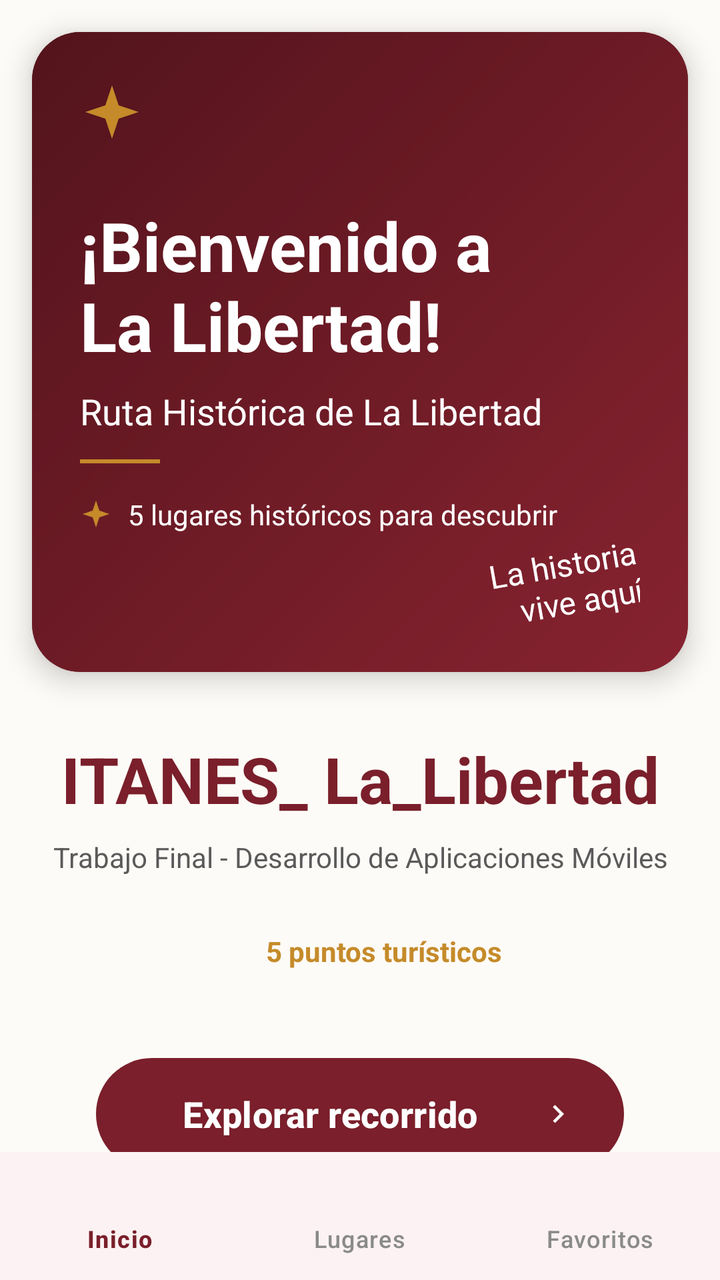
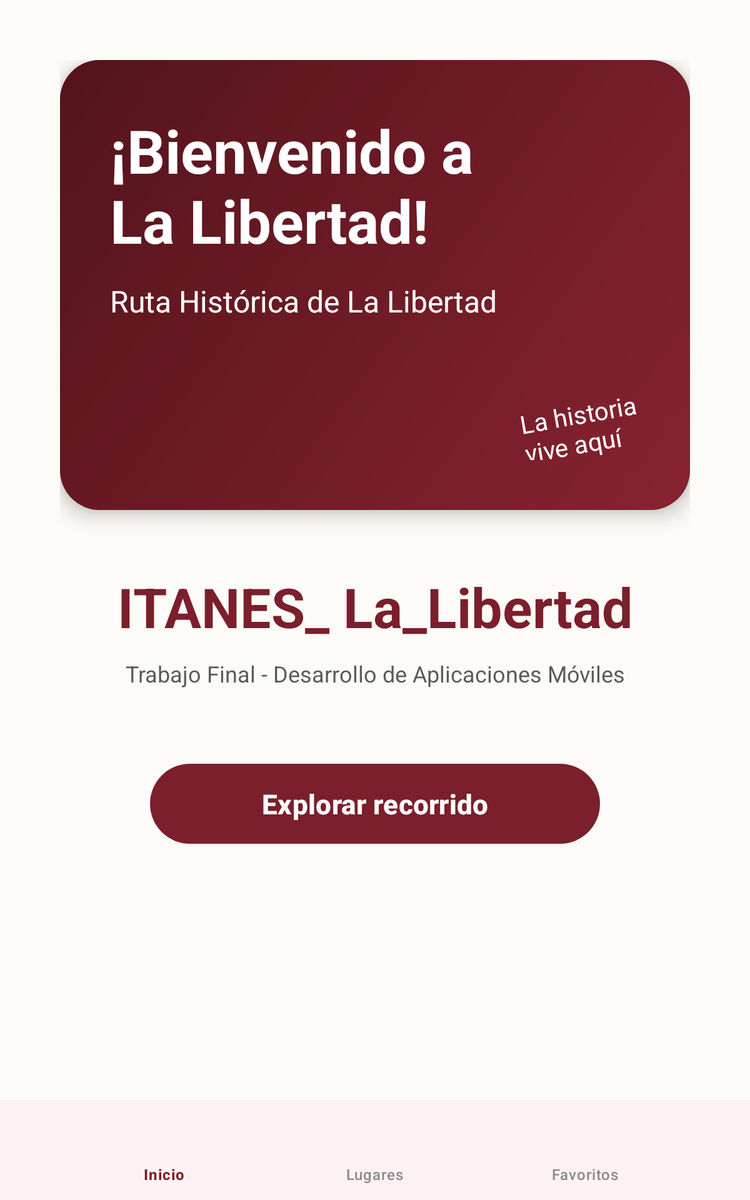

First picture: res/layout/ on a phone held upright. Second picture: the repository's own variant of that layout, on a device whose configuration matches the variant's folder. Source for both follows.
<!-- AndroidManifest.xml: application theme Theme.ITANES_La_Libertad -->
<!-- res/layout/activity_main.xml -->
<?xml version="1.0" encoding="utf-8"?>
<RelativeLayout xmlns:android="http://schemas.android.com/apk/res/android"
    xmlns:app="http://schemas.android.com/apk/res-auto"
    xmlns:tools="http://schemas.android.com/tools"
    android:id="@+id/main"
    android:layout_width="match_parent"
    android:layout_height="match_parent"
    android:background="@color/color_background"
    tools:context=".MainActivity">

    <androidx.constraintlayout.widget.ConstraintLayout
        android:layout_width="match_parent"
        android:layout_height="match_parent"
        android:layout_above="@+id/bottomNavigation">

        
        <androidx.cardview.widget.CardView
            android:id="@+id/cardHero"
            android:layout_width="match_parent"
            android:layout_height="320dp"
            android:layout_margin="16dp"
            app:cardCornerRadius="24dp"
            app:cardElevation="8dp"
            app:layout_constraintTop_toTopOf="parent">

            <FrameLayout
                android:layout_width="match_parent"
                android:layout_height="match_parent">

                
                <ImageView
                    android:id="@+id/imageHero"
                    android:layout_width="match_parent"
                    android:layout_height="match_parent"
                    android:scaleType="centerCrop"
                    android:src="@drawable/hero_placeholder"
                    android:contentDescription="@string/tour_name" />

                
                <View
                    android:layout_width="match_parent"
                    android:layout_height="match_parent"
                    android:background="@drawable/bg_hero_gradient"
                    android:alpha="0.7" />

                <androidx.constraintlayout.widget.ConstraintLayout
                    android:layout_width="match_parent"
                    android:layout_height="match_parent"
                    android:padding="24dp">

                    <ImageView
                        android:layout_width="32dp"
                        android:layout_height="32dp"
                        android:src="@drawable/ic_star_decoration"
                        app:layout_constraintStart_toStartOf="parent"
                        app:layout_constraintTop_toTopOf="parent" />

                    <TextView
                        android:id="@+id/textWelcome"
                        android:layout_width="wrap_content"
                        android:layout_height="wrap_content"
                        android:layout_marginTop="60dp"
                        android:text="@string/welcome_hero_title"
                        android:textColor="@color/white"
                        android:textSize="34sp"
                        android:textStyle="bold"
                        app:layout_constraintStart_toStartOf="parent"
                        app:layout_constraintTop_toTopOf="parent" />

                    <TextView
                        android:id="@+id/textRutaDesc"
                        android:layout_width="wrap_content"
                        android:layout_height="wrap_content"
                        android:layout_marginTop="8dp"
                        android:text="@string/tour_name"
                        android:textColor="@color/white"
                        android:textSize="18sp"
                        app:layout_constraintStart_toStartOf="parent"
                        app:layout_constraintTop_toBottomOf="@+id/textWelcome" />

                    <View
                        android:id="@+id/dividerHero"
                        android:layout_width="40dp"
                        android:layout_height="2dp"
                        android:layout_marginTop="12dp"
                        android:background="@color/color_secondary"
                        app:layout_constraintStart_toStartOf="parent"
                        app:layout_constraintTop_toBottomOf="@+id/textRutaDesc" />

                    <LinearLayout
                        android:layout_width="wrap_content"
                        android:layout_height="wrap_content"
                        android:layout_marginTop="16dp"
                        android:gravity="center_vertical"
                        android:orientation="horizontal"
                        app:layout_constraintStart_toStartOf="parent"
                        app:layout_constraintTop_toBottomOf="@+id/dividerHero">

                        <ImageView
                            android:layout_width="16dp"
                            android:layout_height="16dp"
                            android:src="@drawable/ic_star_decoration"
                            app:tint="@color/color_secondary" />

                        <TextView
                            android:layout_width="wrap_content"
                            android:layout_height="wrap_content"
                            android:layout_marginStart="8dp"
                            android:text="@string/places_discover_count"
                            android:textColor="@color/white"
                            android:textSize="14sp" />
                    </LinearLayout>

                    <TextView
                        android:layout_width="wrap_content"
                        android:layout_height="wrap_content"
                        android:text="@string/hero_decorative_text"
                        android:textColor="@color/white"
                        android:textSize="16sp"
                        android:textAlignment="viewEnd"
                        android:rotation="-10"
                        app:layout_constraintBottom_toBottomOf="parent"
                        app:layout_constraintEnd_toEndOf="parent" />

                </androidx.constraintlayout.widget.ConstraintLayout>
            </FrameLayout>
        </androidx.cardview.widget.CardView>

        <TextView
            android:id="@+id/textAppName"
            android:layout_width="0dp"
            android:layout_height="wrap_content"
            android:layout_marginTop="32dp"
            android:text="@string/app_name"
            android:textColor="@color/color_primary"
            android:textSize="32sp"
            android:textStyle="bold"
            android:textAlignment="center"
            app:layout_constraintEnd_toEndOf="parent"
            app:layout_constraintStart_toStartOf="parent"
            app:layout_constraintTop_toBottomOf="@+id/cardHero" />

        <TextView
            android:id="@+id/textCourse"
            android:layout_width="0dp"
            android:layout_height="wrap_content"
            android:layout_marginTop="8dp"
            android:text="@string/course_title"
            android:textColor="@color/text_secondary"
            android:textSize="14sp"
            android:textAlignment="center"
            app:layout_constraintEnd_toEndOf="parent"
            app:layout_constraintStart_toStartOf="parent"
            app:layout_constraintTop_toBottomOf="@+id/textAppName" />

        <LinearLayout
            android:id="@+id/layoutBadge"
            android:layout_width="wrap_content"
            android:layout_height="wrap_content"
            android:layout_marginTop="20dp"
            android:background="@drawable/bg_badge"
            android:gravity="center"
            android:orientation="horizontal"
            android:paddingHorizontal="16dp"
            android:paddingVertical="8dp"
            app:layout_constraintEnd_toEndOf="parent"
            app:layout_constraintStart_toStartOf="parent"
            app:layout_constraintTop_toBottomOf="@+id/textCourse">

            <ImageView
                android:layout_width="16dp"
                android:layout_height="16dp"
                android:src="@drawable/ic_place"
                app:tint="@color/color_secondary" />

            <TextView
                android:layout_width="wrap_content"
                android:layout_height="wrap_content"
                android:layout_marginStart="8dp"
                android:text="@string/places_count"
                android:textColor="@color/badge_text"
                android:textStyle="bold"
                android:textSize="14sp" />
        </LinearLayout>

        <com.google.android.material.button.MaterialButton
            android:id="@+id/buttonExplore"
            android:layout_width="match_parent"
            android:layout_height="64dp"
            android:layout_marginHorizontal="48dp"
            android:layout_marginTop="32dp"
            android:text="@string/button_explore"
            android:textAllCaps="false"
            android:textColor="@color/white"
            android:textSize="18sp"
            android:textStyle="bold"
            app:backgroundTint="@color/color_primary"
            app:cornerRadius="32dp"
            app:icon="@drawable/ic_chevron_right"
            app:iconGravity="end"
            app:iconPadding="12dp"
            app:iconTint="@color/white"
            app:layout_constraintTop_toBottomOf="@+id/layoutBadge" />

    </androidx.constraintlayout.widget.ConstraintLayout>

    
    <com.google.android.material.bottomnavigation.BottomNavigationView
        android:id="@+id/bottomNavigation"
        android:layout_width="match_parent"
        android:layout_height="wrap_content"
        android:layout_alignParentBottom="true"
        android:minHeight="64dp"
        android:background="@color/color_nav_bg"
        app:itemIconTint="@drawable/nav_item_color_state"
        app:itemTextColor="@drawable/nav_item_color_state"
        app:itemRippleColor="@color/color_nav_indicator"
        app:itemActiveIndicatorStyle="@style/App.CustomIndicator"
        app:elevation="0dp"
        app:menu="@menu/bottom_navigation_menu"
        app:labelVisibilityMode="labeled" />

</RelativeLayout>
<!-- resources referenced by this layout -->
<resources>
  <color name="badge_text">#C58B2A</color>
  <color name="color_background">#FDFBF7</color>
  <color name="color_nav_bg">#FDF2F3</color>
  <color name="color_nav_indicator">#F5D6D9</color>
  <color name="color_primary">#7A1F2B</color>
  <color name="color_secondary">#C58B2A</color>
  <color name="text_secondary">#5A5A5A</color>
  <color name="white">#FFFFFFFF</color>
  <!-- drawable bg_hero_gradient (drawable) -->
  <?xml version="1.0" encoding="utf-8"?>
  <shape xmlns:android="http://schemas.android.com/apk/res/android">
      <gradient
          android:startColor="#9E2A3A"
          android:endColor="#54141D"
          android:angle="135" />
      <corners android:radius="16dp" />
  </shape>
  <!-- drawable hero_placeholder (drawable) -->
  <?xml version="1.0" encoding="utf-8"?>
  <shape xmlns:android="http://schemas.android.com/apk/res/android">
      <solid android:color="@color/color_primary_dark" />
  </shape>
  <!-- drawable ic_chevron_right (drawable) -->
  <vector xmlns:android="http://schemas.android.com/apk/res/android"
      android:width="24dp"
      android:height="24dp"
      android:viewportWidth="24"
      android:viewportHeight="24">
    <path
        android:fillColor="@color/color_primary"
        android:pathData="M10,6L8.59,7.41 13.17,12l-4.58,4.59L10,18l6,-6z"/>
  </vector>
  <!-- drawable ic_star_decoration (drawable) -->
  <vector xmlns:android="http://schemas.android.com/apk/res/android"
      android:width="24dp"
      android:height="24dp"
      android:viewportWidth="24"
      android:viewportHeight="24">
    <path
        android:fillColor="@color/color_secondary"
        android:pathData="M12,2L14.5,9.5L22,12L14.5,14.5L12,22L9.5,14.5L2,12L9.5,9.5L12,2Z"/>
  </vector>
  <!-- drawable nav_item_color_state (drawable) -->
  <selector xmlns:android="http://schemas.android.com/apk/res/android">
      <item android:state_checked="true" android:color="@color/color_nav_selected" />
      <item android:color="@color/color_nav_unselected" />
  </selector>
  <string name="app_name">ITANES_ La_Libertad</string>
  <string name="button_explore">Explorar recorrido</string>
  <string name="course_title">Trabajo Final - Desarrollo de Aplicaciones Móviles</string>
  <string name="hero_decorative_text">La historia\nvive aquí</string>
  <string name="places_count">5 puntos turísticos</string>
  <string name="places_discover_count">5 lugares históricos para descubrir</string>
  <string name="tour_name">Ruta Histórica de La Libertad</string>
  <string name="welcome_hero_title">¡Bienvenido a\nLa Libertad!</string>
  <style name="App.CustomIndicator" parent="Widget.Material3.BottomNavigationView.ActiveIndicator">
          <item name="android:color">@color/color_nav_indicator</item>
          <item name="android:width">60dp</item>
          <item name="android:height">40dp</item>
      </style>
  <style name="Theme.ITANES_La_Libertad" parent="Base.Theme.ITANES_La_Libertad" />
  <color name="color_primary_dark">#54141D</color>
  <color name="color_nav_selected">#7A1F2B</color>
  <color name="color_nav_unselected">#8A8A8A</color>
  <style name="Base.Theme.ITANES_La_Libertad" parent="Theme.Material3.DayNight.NoActionBar">
          
          <item name="colorPrimary">@color/color_primary</item>
          <item name="colorOnPrimary">@color/text_on_primary</item>
          <item name="colorSecondary">@color/color_secondary</item>
          <item name="android:windowBackground">@color/color_background</item>
          <item name="colorSurface">@color/color_surface</item>
          <item name="colorError">@color/color_error</item>
      </style>
  <color name="text_on_primary">#FFFFFF</color>
  <color name="color_surface">#FFFFFF</color>
  <color name="color_error">#B3261E</color>
</resources>
<!-- res/layout-sw600dp/activity_main.xml (the repository's variant of the layout above) -->
<!-- drawn on a 7-inch tablet held upright -->
<?xml version="1.0" encoding="utf-8"?>
<RelativeLayout xmlns:android="http://schemas.android.com/apk/res/android"
    xmlns:app="http://schemas.android.com/apk/res-auto"
    xmlns:tools="http://schemas.android.com/tools"
    android:id="@+id/main"
    android:layout_width="match_parent"
    android:layout_height="match_parent"
    android:background="@color/color_background"
    tools:context=".MainActivity">

    <androidx.constraintlayout.widget.ConstraintLayout
        android:layout_width="match_parent"
        android:layout_height="match_parent"
        android:layout_above="@+id/bottomNavigation"
        android:padding="48dp">

        
        <androidx.cardview.widget.CardView
            android:id="@+id/cardHero"
            android:layout_width="match_parent"
            android:layout_height="360dp"
            app:cardCornerRadius="32dp"
            app:cardElevation="10dp"
            app:layout_constraintTop_toTopOf="parent"
            app:layout_constraintWidth_max="800dp"
            app:layout_constraintStart_toStartOf="parent"
            app:layout_constraintEnd_toEndOf="parent">

            <FrameLayout
                android:layout_width="match_parent"
                android:layout_height="match_parent">

                <ImageView
                    android:id="@+id/imageHero"
                    android:layout_width="match_parent"
                    android:layout_height="match_parent"
                    android:scaleType="centerCrop"
                    android:src="@drawable/hero_placeholder"
                    android:contentDescription="@string/tour_name" />

                <View
                    android:layout_width="match_parent"
                    android:layout_height="match_parent"
                    android:background="@drawable/bg_hero_gradient"
                    android:alpha="0.7" />

                <androidx.constraintlayout.widget.ConstraintLayout
                    android:layout_width="match_parent"
                    android:layout_height="match_parent"
                    android:padding="40dp">

                    <TextView
                        android:id="@+id/textWelcome"
                        android:layout_width="wrap_content"
                        android:layout_height="wrap_content"
                        android:text="@string/welcome_hero_title"
                        android:textColor="@color/white"
                        android:textSize="48sp"
                        android:textStyle="bold"
                        app:layout_constraintStart_toStartOf="parent"
                        app:layout_constraintTop_toTopOf="parent" />

                    <TextView
                        android:id="@+id/textRutaDesc"
                        android:layout_width="wrap_content"
                        android:layout_height="wrap_content"
                        android:layout_marginTop="16dp"
                        android:text="@string/tour_name"
                        android:textColor="@color/white"
                        android:textSize="24sp"
                        app:layout_constraintStart_toStartOf="parent"
                        app:layout_constraintTop_toBottomOf="@+id/textWelcome" />

                    <TextView
                        android:layout_width="wrap_content"
                        android:layout_height="wrap_content"
                        android:text="@string/hero_decorative_text"
                        android:textColor="@color/white"
                        android:textSize="20sp"
                        android:rotation="-10"
                        app:layout_constraintBottom_toBottomOf="parent"
                        app:layout_constraintEnd_toEndOf="parent" />

                </androidx.constraintlayout.widget.ConstraintLayout>
            </FrameLayout>
        </androidx.cardview.widget.CardView>

        <TextView
            android:id="@+id/textAppName"
            android:layout_width="0dp"
            android:layout_height="wrap_content"
            android:layout_marginTop="48dp"
            android:text="@string/app_name"
            android:textColor="@color/color_primary"
            android:textSize="44sp"
            android:textStyle="bold"
            android:textAlignment="center"
            app:layout_constraintEnd_toEndOf="parent"
            app:layout_constraintStart_toStartOf="parent"
            app:layout_constraintTop_toBottomOf="@+id/cardHero"
            app:layout_constraintWidth_max="600dp" />

        <TextView
            android:id="@+id/textCourse"
            android:layout_width="0dp"
            android:layout_height="wrap_content"
            android:layout_marginTop="12dp"
            android:text="@string/course_title"
            android:textColor="@color/text_secondary"
            android:textSize="18sp"
            android:textAlignment="center"
            app:layout_constraintEnd_toEndOf="parent"
            app:layout_constraintStart_toStartOf="parent"
            app:layout_constraintTop_toBottomOf="@+id/textAppName"
            app:layout_constraintWidth_max="600dp" />

        <Button
            android:id="@+id/buttonExplore"
            android:layout_width="0dp"
            android:layout_height="72dp"
            android:layout_marginTop="56dp"
            android:text="@string/button_explore"
            android:textColor="@color/white"
            android:textSize="22sp"
            android:textStyle="bold"
            app:backgroundTint="@color/color_primary"
            app:cornerRadius="36dp"
            app:layout_constraintEnd_toEndOf="parent"
            app:layout_constraintStart_toStartOf="parent"
            app:layout_constraintTop_toBottomOf="@+id/textCourse"
            app:layout_constraintWidth_max="360dp" />

    </androidx.constraintlayout.widget.ConstraintLayout>

    
    <com.google.android.material.bottomnavigation.BottomNavigationView
        android:id="@+id/bottomNavigation"
        android:layout_width="match_parent"
        android:layout_height="wrap_content"
        android:layout_alignParentBottom="true"
        android:minHeight="80dp"
        android:background="@color/color_nav_bg"
        app:itemIconTint="@drawable/nav_item_color_state"
        app:itemTextColor="@drawable/nav_item_color_state"
        app:itemRippleColor="@color/color_nav_indicator"
        app:itemActiveIndicatorStyle="@style/App.CustomIndicator"
        app:elevation="8dp"
        app:menu="@menu/bottom_navigation_menu"
        app:labelVisibilityMode="labeled" />

</RelativeLayout>
<!-- resources referenced by the variant -->
<!-- as a 7-inch tablet held upright resolves them -->
<resources>
  <color name="color_background">#FDFBF7</color>
  <color name="color_nav_bg">#FDF2F3</color>
  <color name="color_nav_indicator">#F5D6D9</color>
  <color name="color_primary">#7A1F2B</color>
  <color name="text_secondary">#5A5A5A</color>
  <color name="white">#FFFFFFFF</color>
  <!-- drawable bg_hero_gradient (drawable) -->
  <?xml version="1.0" encoding="utf-8"?>
  <shape xmlns:android="http://schemas.android.com/apk/res/android">
      <gradient
          android:startColor="#9E2A3A"
          android:endColor="#54141D"
          android:angle="135" />
      <corners android:radius="16dp" />
  </shape>
  <!-- drawable hero_placeholder (drawable) -->
  <?xml version="1.0" encoding="utf-8"?>
  <shape xmlns:android="http://schemas.android.com/apk/res/android">
      <solid android:color="@color/color_primary_dark" />
  </shape>
  <!-- drawable nav_item_color_state (drawable) -->
  <selector xmlns:android="http://schemas.android.com/apk/res/android">
      <item android:state_checked="true" android:color="@color/color_nav_selected" />
      <item android:color="@color/color_nav_unselected" />
  </selector>
  <string name="app_name">ITANES_ La_Libertad</string>
  <string name="button_explore">Explorar recorrido</string>
  <string name="course_title">Trabajo Final - Desarrollo de Aplicaciones Móviles</string>
  <string name="hero_decorative_text">La historia\nvive aquí</string>
  <string name="tour_name">Ruta Histórica de La Libertad</string>
  <string name="welcome_hero_title">¡Bienvenido a\nLa Libertad!</string>
  <style name="App.CustomIndicator" parent="Widget.Material3.BottomNavigationView.ActiveIndicator">
          <item name="android:color">@color/color_nav_indicator</item>
          <item name="android:width">60dp</item>
          <item name="android:height">40dp</item>
      </style>
  <style name="Theme.ITANES_La_Libertad" parent="Base.Theme.ITANES_La_Libertad" />
  <color name="color_primary_dark">#54141D</color>
  <color name="color_nav_selected">#7A1F2B</color>
  <color name="color_nav_unselected">#8A8A8A</color>
  <style name="Base.Theme.ITANES_La_Libertad" parent="Theme.Material3.DayNight.NoActionBar">
          
          <item name="colorPrimary">@color/color_primary</item>
          <item name="colorOnPrimary">@color/text_on_primary</item>
          <item name="colorSecondary">@color/color_secondary</item>
          <item name="android:windowBackground">@color/color_background</item>
          <item name="colorSurface">@color/color_surface</item>
          <item name="colorError">@color/color_error</item>
      </style>
  <color name="text_on_primary">#FFFFFF</color>
  <color name="color_secondary">#C58B2A</color>
  <color name="color_surface">#FFFFFF</color>
  <color name="color_error">#B3261E</color>
</resources>
